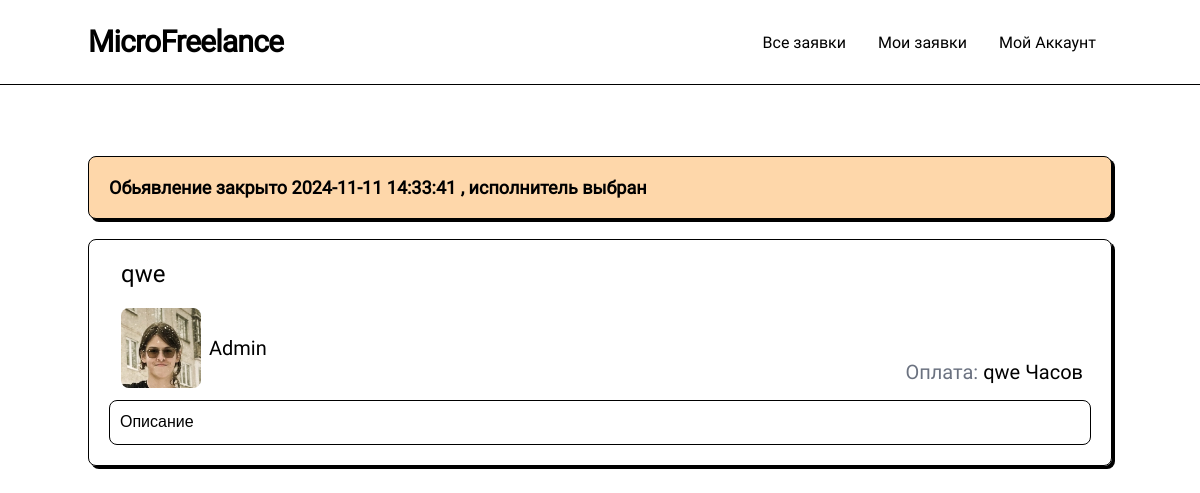
/post/1, run on an earlier commit of the app's database.
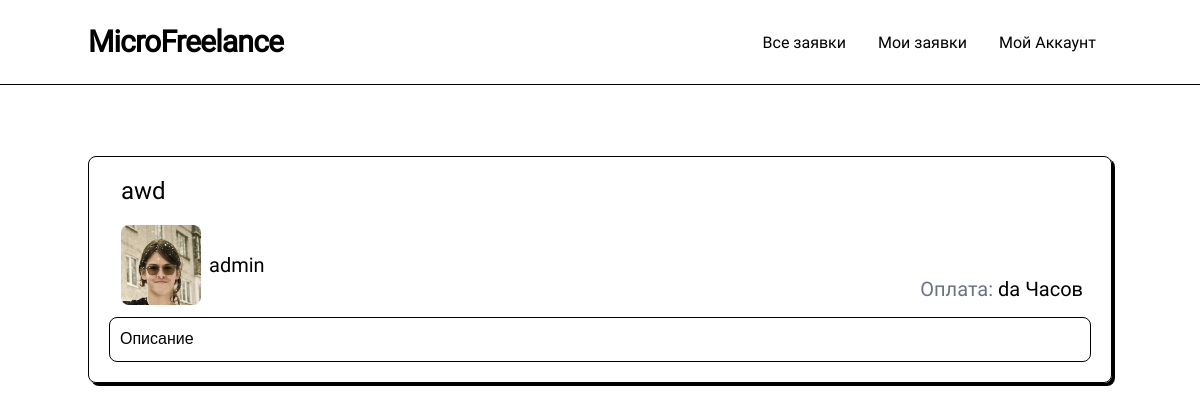
And on a later commit of the database.
### models.py (models this page shows, shortened)
class Post(db.Model):
    __table_name__ = "posts"
    id: Mapped[int]                         = mapped_column(primary_key=True)
    title: Mapped[str]                      = mapped_column(String(64))
    data: Mapped[str]                       = mapped_column(String(256))
    data_text: Mapped[str]                  = mapped_column(String(256))
    coast: Mapped[str]                      = mapped_column(String(64))
    currency: Mapped[str]                   = mapped_column(String(64))
    author_id: Mapped[int]                  = mapped_column(ForeignKey(User.id))
    create_date: Mapped[datetime.datetime]  = mapped_column(DateTime(timezone=True), server_default=func.now())
    update_date: Mapped[datetime.datetime]  = mapped_column(DateTime(timezone=True), server_default=func.now())
    selected: Mapped[bool]                  = mapped_column(default=False)
    selected_date: Mapped[Optional[datetime.datetime]] = mapped_column(DateTime(timezone=True))
    archived: Mapped[bool]                  = mapped_column(default=False)
    archived_date: Mapped[Optional[datetime.datetime]] = mapped_column(DateTime(timezone=True))
    selected_respond_author_id: Mapped[Optional[int]] = mapped_column()
    respond: Mapped[list["PostRespond"]]    = relationship(back_populates="post", cascade="all, delete")
    author: Mapped["User"] = relationship()

class User(UserMixin, db.Model):
    __table_name__ = "users"
    id: Mapped[int]                         = mapped_column(primary_key=True)
    login: Mapped[str]                      = mapped_column(String(64), index=True, unique=True)
    password_hash: Mapped[Optional[str]]    = mapped_column(String(256))
    name: Mapped[Optional[str]]             = mapped_column(String(64))
    aboutme: Mapped[Optional[str]]          = mapped_column(String(256))
    contact_info: Mapped[Optional[str]]     = mapped_column(String(256))
    account_type: Mapped[str]               = mapped_column(String(256), default='student')

### routes.py (the view)
@app.route('/post/<id>', methods=['GET', 'POST'])
def post(id = None):
    data = db.session.scalar( sa.select(Post).where(Post.id == id) )
    if data is None:
        return abort(404)
    if current_user.is_authenticated and current_user.id != data.author_id and current_user.check_role(['student']):
        form = PostRespondForm()
        respond = db.session.query( PostRespond ).filter(PostRespond.author_id == current_user.id).filter(PostRespond.post_id == id).first()
        if form.validate_on_submit():
            if not respond:
                respond = PostRespond()
            respond.text = form.text.data
            respond.author_id = current_user.id
            respond.post_id = id
            respond.update_date = func.now()
            db.session.add(respond)
            db.session.commit()
            flash(['Данные сохранены', 'green'])
        if respond and not data.selected:
            form.text.data = respond.text
            form.submit.label.text = "Изменить"
        if not respond:
            respond = PostRespond()
            respond.author = current_user
        responds = [respond]
        if data.selected and not respond.selected:
            return abort(418)
    else:
        form=''
        if current_user.is_authenticated and data.author_id == current_user.id:
            responds = data.respond
            responds = sorted(responds, key= lambda x: not x.selected)
        else:
            responds = []
    return render_template('post.html', edit=False, form=form, data=data, responds=responds)

### routes.py (called while the page is built)
def render_template(*args, **kwargs):
    kwargs['current_user'] = current_user
    return base_render_teplate(*args, **kwargs)

### templates/post.html (shortened to what this page needs)
{% extends 'base/base.html' %}
{% block content %}
<link href="{{ url_for('static', filename='post_editor/quill.snow.css') }}" rel="stylesheet" />
{% if data.archived %}
<div class="card archived-title">
    Обьявление закрыто {{data.archived_date}}
    {% if data.selected %}, исполнитель выбран
    {% else %}, <u>исполнитель не выбран</u>
    {% endif %}
</div>
{% endif %}
<form method="POST" enctype='multipart/form-data'>
    <div class="card post-card">
        {% if edit %}
        {{ form.hidden_tag() }}
            <div class="title">
                {{ form.title(placeholder='Введите заголовок', class='title-edit', value=data.title) }}
            </div>
        {% else %}
        <div class="relative ">
            <div class="title">
                {{data.title}}
            </div>
        </div>
        {% endif %}
        <div class="user">
            {% if edit %}
                <a class="link">
            {% else %}
                <a href="/profile/{{data.author.login}}" class="link">
            {% endif %}
                <img class="avatar" src="{{ url_for('static', filename='avatars/'+data.author.login + '.webp') }}"
                onerror="this.src='/static/avatars/placeholder.svg'">
                <div class="name">
                    <p> {{ data.author.name }} </p>
                </div>
            </a>
        </div>
        <div class="coast">
                {% if edit %}
                    <p><span>Оплата:</span> {{ form.coast(class='coast-edit', placeholder='Зарплата', value=data.coast) }}{{ form.currency(value=data.currency, class='currency-edit') }} </p>
                {% else %}
                    <p><span>Оплата:</span> {{ data.coast }} {{ data.currency }} </p>
                {% endif %}
        </div>
        <div class="editor">
            {% if edit %}
                {{ form.data(style="display:none;", id='data') }}
                {{ form.data_text(style="display:none;", id='data_text') }}
                <div class="editor-body" id="editor">
                    {{ data.data|safe }}
                </div>
            {% else %}
                <div class="ql-container ql-snow ql-editor info">{{ data.data|safe }}</div>
            {% endif %}
        </div>
    </div>
</form>
{% endblock %}

### templates/base/base.html (shortened to what this page needs)
<!DOCTYPE html>
<html lang="en">
<head>
    <link rel="stylesheet" href="{{ url_for('static', filename='compile.css') }}">
    <link rel="stylesheet" href="{{ url_for('static', filename='output.css') }}">
</head>
<body>
    {% include 'base/header.html' %}
    <div class="container-" id="container">
        {% block content %}
        {% endblock %}
    </div>
</body>
</html>

### templates/base/header.html (shortened to what this page needs)
<nav class="nav-desktop">
    <div class="content">
      <div class="logo">
        <a href="/"> MicroFreelance</a>
      </div>
      <div class="tabs">
          <a class="tab" href="/all-tasks"> Все заявки </a>
          <a class="tab" href="/my-tasks">  Мои заявки </a>
          <div class="dropdown">
            <a class="tab" href="/login">   Мой Аккаунт</a>
          </div>
      </div>
  </div>
</nav>
<div class="mobile-logo">
</div>

### static/compile.css (style rules this page uses)
html, :host { line-height: 1.5; -webkit-text-size-adjust: 100%; -moz-tab-size: 4; -o-tab-size: 4; tab-size: 4; font-family: Roboto; font-feature-settings: normal; font-variation-settings: normal; -webkit-tap-highlight-color: transparent; }
body { margin: 0; line-height: inherit; }
a { color: inherit; text-decoration: inherit; }
blockquote, dl, dd, h1, h2, h3, h4, h5, h6, hr, figure, p, pre { margin: 0; }
img, svg, video, canvas, audio, iframe, embed, object { display: block; vertical-align: middle; }
img, video { max-width: 100%; height: auto; }
.relative { position: relative; }

### static/post_editor/quill.snow.css (style rules this page uses)
.ql-container { font-family:Helvetica,Arial,sans-serif;font-size:16px;height:100%;margin:0;position:relative }
.ql-editor { box-sizing:border-box;counter-reset:list-0 list-1 list-2 list-3 list-4 list-5 list-6 list-7 list-8 list-9;line-height:1.42;height:100%;outline:none;overflow-y:auto;padding:12px 15px;tab-size:4;-moz-tab-size:4;text-align:left;white-space:pre-wrap;word-wrap:break-word }
.ql-editor > * { cursor:text }
.ql-editor p,.ql-editor ol,.ql-editor pre,.ql-editor blockquote,.ql-editor h1,.ql-editor h2,.ql-editor h3,.ql-editor h4,.ql-editor h5,.ql-editor h6 { margin:0;padding:0 }
.ql-snow { box-sizing:border-box; }
.ql-snow * { box-sizing:border-box }

What changed in the data, as far as the page shows it:
changed Post "Часов": title "qwe" → "awd"; coast "qwe" → "da"; archived True → False (drawn); archived_date "2024-11-11 14:33:41" → (not shown)
changed User: author.name "Admin" → "admin"
Also different on the page:
text no longer shown: "Обьявление закрыто , исполнитель выбран"
